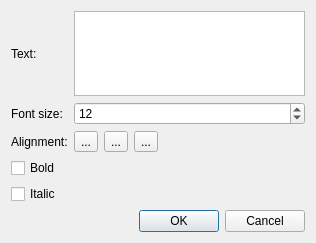
<?xml version="1.0" encoding="UTF-8"?>
<ui version="4.0">
 <class>vsrtl::LabelEditDialog</class>
 <widget class="QDialog" name="vsrtl::LabelEditDialog">
  <property name="geometry">
   <rect>
    <x>0</x>
    <y>0</y>
    <width>316</width>
    <height>243</height>
   </rect>
  </property>
  <property name="windowTitle">
   <string>Dialog</string>
  </property>
  <layout class="QGridLayout" name="gridLayout_2">
   <item row="0" column="0">
    <layout class="QGridLayout" name="gridLayout">
     <item row="0" column="0">
      <widget class="QLabel" name="label">
       <property name="text">
        <string>Text:</string>
       </property>
      </widget>
     </item>
     <item row="1" column="1">
      <widget class="QSpinBox" name="size">
       <property name="minimum">
        <number>6</number>
       </property>
       <property name="maximum">
        <number>40</number>
       </property>
       <property name="value">
        <number>12</number>
       </property>
      </widget>
     </item>
     <item row="3" column="0">
      <widget class="QCheckBox" name="bold">
       <property name="text">
        <string>Bold</string>
       </property>
      </widget>
     </item>
     <item row="1" column="0">
      <widget class="QLabel" name="label_2">
       <property name="text">
        <string>Font size:</string>
       </property>
      </widget>
     </item>
     <item row="4" column="0">
      <widget class="QCheckBox" name="italic">
       <property name="text">
        <string>Italic</string>
       </property>
      </widget>
     </item>
     <item row="2" column="0">
      <widget class="QLabel" name="label_3">
       <property name="text">
        <string>Alignment:</string>
       </property>
      </widget>
     </item>
     <item row="2" column="1">
      <layout class="QHBoxLayout" name="horizontalLayout">
       <item>
        <widget class="QToolButton" name="alignLeft">
         <property name="text">
          <string>...</string>
         </property>
         <property name="checkable">
          <bool>true</bool>
         </property>
        </widget>
       </item>
       <item>
        <widget class="QToolButton" name="alignCenter">
         <property name="text">
          <string>...</string>
         </property>
         <property name="checkable">
          <bool>true</bool>
         </property>
        </widget>
       </item>
       <item>
        <widget class="QToolButton" name="alignRight">
         <property name="text">
          <string>...</string>
         </property>
         <property name="checkable">
          <bool>true</bool>
         </property>
        </widget>
       </item>
       <item>
        <spacer name="horizontalSpacer">
         <property name="orientation">
          <enum>Qt::Horizontal</enum>
         </property>
         <property name="sizeHint" stdset="0">
          <size>
           <width>40</width>
           <height>20</height>
          </size>
         </property>
        </spacer>
       </item>
      </layout>
     </item>
     <item row="0" column="1">
      <widget class="QTextEdit" name="text"/>
     </item>
    </layout>
   </item>
   <item row="1" column="0">
    <widget class="QDialogButtonBox" name="buttonBox">
     <property name="orientation">
      <enum>Qt::Horizontal</enum>
     </property>
     <property name="standardButtons">
      <set>QDialogButtonBox::Cancel|QDialogButtonBox::Ok</set>
     </property>
    </widget>
   </item>
  </layout>
 </widget>
 <resources/>
 <connections>
  <connection>
   <sender>buttonBox</sender>
   <signal>accepted()</signal>
   <receiver>vsrtl::LabelEditDialog</receiver>
   <slot>accept()</slot>
   <hints>
    <hint type="sourcelabel">
     <x>248</x>
     <y>254</y>
    </hint>
    <hint type="destinationlabel">
     <x>157</x>
     <y>274</y>
    </hint>
   </hints>
  </connection>
  <connection>
   <sender>buttonBox</sender>
   <signal>rejected()</signal>
   <receiver>vsrtl::LabelEditDialog</receiver>
   <slot>reject()</slot>
   <hints>
    <hint type="sourcelabel">
     <x>316</x>
     <y>260</y>
    </hint>
    <hint type="destinationlabel">
     <x>286</x>
     <y>274</y>
    </hint>
   </hints>
  </connection>
 </connections>
</ui>
